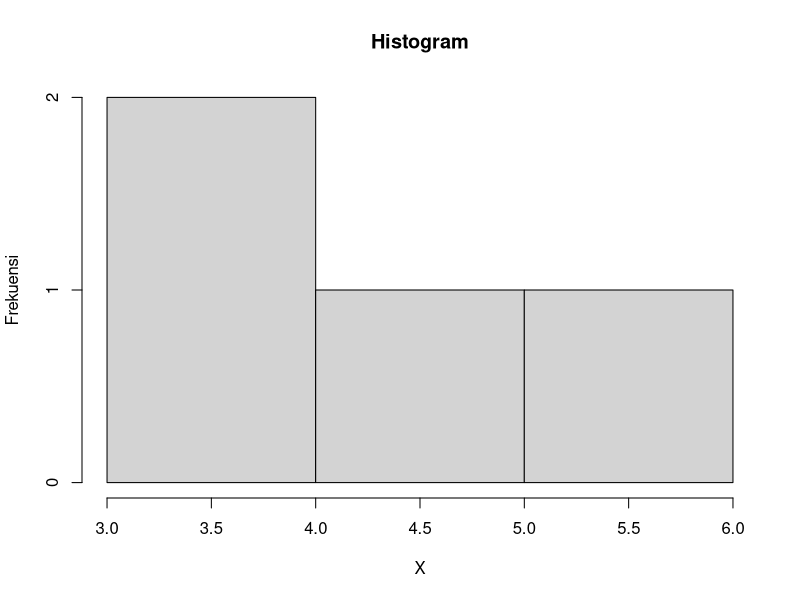

Generate this figure with R:
n = 20
p = 0.2

#A
x = 4
peluang = dbinom(x, n, p, log = FALSE)
peluang

#B
hist(rbinom(x, n, p), xlab = "X", ylab = "Frekuensi", main = "Histogram")

#C
mean = n * p
variance = n * p * (1 - p)
mean
variance




